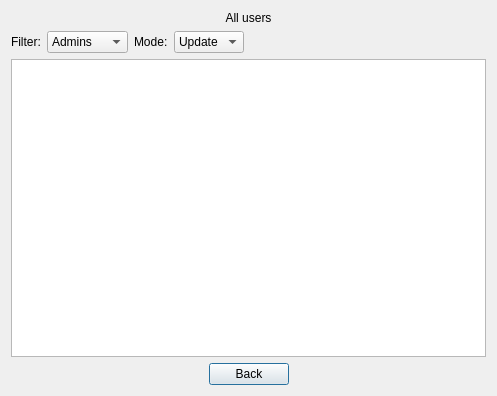
<?xml version="1.0" encoding="UTF-8"?>
<ui version="4.0">
 <class>checkalluserswindow</class>
 <widget class="QDialog" name="checkalluserswindow">
  <property name="geometry">
   <rect>
    <x>0</x>
    <y>0</y>
    <width>497</width>
    <height>396</height>
   </rect>
  </property>
  <property name="windowTitle">
   <string>Dialog</string>
  </property>
  <property name="styleSheet">
   <string notr="true"/>
  </property>
  <layout class="QGridLayout" name="gridLayout">
   <item row="1" column="0">
    <layout class="QHBoxLayout" name="horizontalLayout_2">
     <item>
      <widget class="QLabel" name="label_3">
       <property name="text">
        <string>Filter:</string>
       </property>
      </widget>
     </item>
     <item>
      <widget class="QComboBox" name="comboBoxRole">
       <item>
        <property name="text">
         <string>Admins</string>
        </property>
       </item>
       <item>
        <property name="text">
         <string>Teachers</string>
        </property>
       </item>
       <item>
        <property name="text">
         <string>Students</string>
        </property>
       </item>
      </widget>
     </item>
     <item>
      <widget class="QLabel" name="label_2">
       <property name="text">
        <string>Mode:</string>
       </property>
      </widget>
     </item>
     <item>
      <widget class="QComboBox" name="comboBoxMode">
       <item>
        <property name="text">
         <string>Update</string>
        </property>
       </item>
       <item>
        <property name="text">
         <string>Delete</string>
        </property>
       </item>
      </widget>
     </item>
     <item>
      <spacer name="horizontalSpacer_3">
       <property name="orientation">
        <enum>Qt::Horizontal</enum>
       </property>
       <property name="sizeHint" stdset="0">
        <size>
         <width>40</width>
         <height>20</height>
        </size>
       </property>
      </spacer>
     </item>
    </layout>
   </item>
   <item row="3" column="0">
    <layout class="QHBoxLayout" name="horizontalLayout">
     <item>
      <spacer name="horizontalSpacer_2">
       <property name="orientation">
        <enum>Qt::Horizontal</enum>
       </property>
       <property name="sizeHint" stdset="0">
        <size>
         <width>40</width>
         <height>20</height>
        </size>
       </property>
      </spacer>
     </item>
     <item>
      <widget class="QPushButton" name="ButtonBack">
       <property name="text">
        <string>Back</string>
       </property>
      </widget>
     </item>
     <item>
      <spacer name="horizontalSpacer">
       <property name="orientation">
        <enum>Qt::Horizontal</enum>
       </property>
       <property name="sizeHint" stdset="0">
        <size>
         <width>40</width>
         <height>20</height>
        </size>
       </property>
      </spacer>
     </item>
    </layout>
   </item>
   <item row="0" column="0">
    <widget class="QLabel" name="label">
     <property name="text">
      <string>All users</string>
     </property>
     <property name="alignment">
      <set>Qt::AlignCenter</set>
     </property>
    </widget>
   </item>
   <item row="2" column="0">
    <widget class="QTableView" name="tableViewUsers"/>
   </item>
  </layout>
 </widget>
 <resources/>
 <connections/>
</ui>
